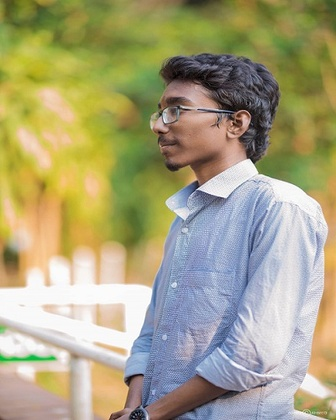
%> input picture Assignment 2/A2_160204045_Dipesh_RGB.jpg, 336 x 420 px, shrunk from 400 x 500 before the run, given in place of 2+.jpg, which was not available
$ octave Untitled.m   (GNU Octave 9; MATLAB toolbox functions it lacks are replaced by stand-ins)
%> lines starting %> are read from the running program, lines starting %| are printed output that depends on the picture; pictures that were not available may be replaced by others from this repository, and a replacement may not be noted
%Read Images
Image=imread('2+.jpg');
%> Image is the input picture: size 420x336x3 uint8; mean R, G, B 168, 162.6, 126.8
imtool(Image);
%Covert to grayscale
I=rgb2gray(Image);
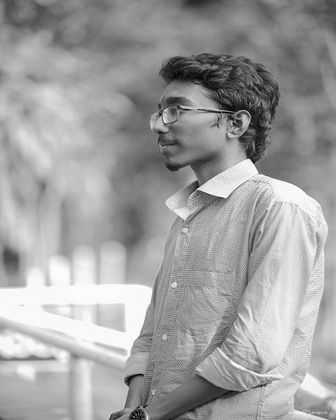
%> I: size 420x336 uint8; min 0, max 255, mean 160.1
figure;
imshow(I);
[row,col]=size(I);
%> row = 420; col = 336
P=zeros(1,256);
p=zeros(1,256);
Q=zeros(1,256);
z=zeros(1,256);
a=zeros(1,256);
C=zeros(1,256);

%calculate and plot histogram

for i=1:row
    for j=1:col
               temp=I(i,j)+1;
               P(temp)=P(temp)+1;
    end
end
%> after the loop, P = 256 values, max 2003 at index 249, min 0 at index 256, mean 551.2


figure;
bar(P);
title('Hist plot')
xlabel('1 to 256 pixel values')
ylabel('frequency')
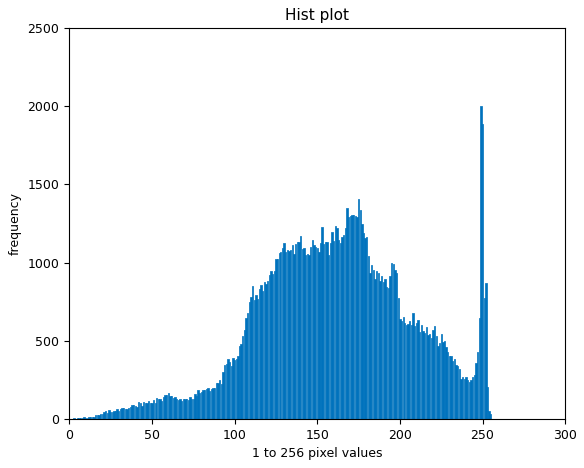
%> figure redrawn from the program's plot data; tallest bar 2003 high, from x = 248.6 to 249.4
%input from user gamma value
Y=input('Enter Gamma Value:');
%> the answer given: 2

D=im2double(I);
[row,col]=size(D);
X=(zeros(row,col));
c=1.5

%Applying power law transfromation

for i=1:row
    for j=1:col
        X(i,j)=c*(D(i,j).^Y);
    end
end
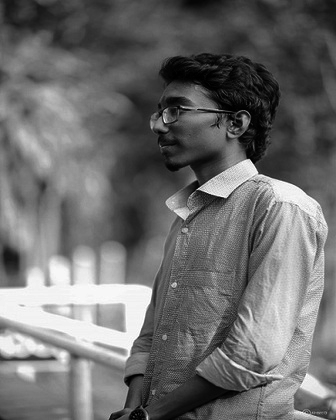
%> X: size 420x336 double; min 0, max 1.5, mean 0.643; drawn with min black and max white
figure;
imshow(X);
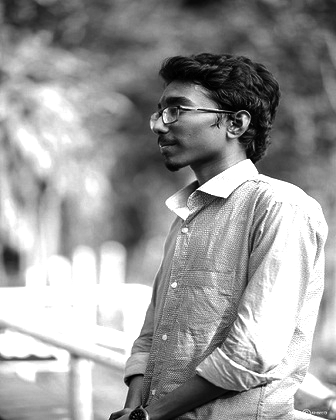
%> displayed picture: size 420x336, on the screen's scale of 0 to 255; min 0, max 255, mean 153.9
X=uint8(X);
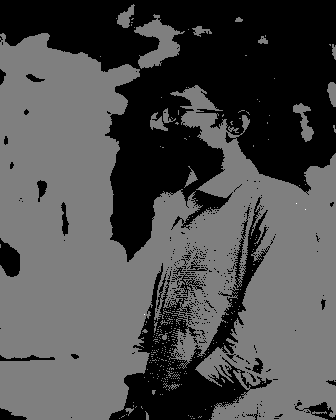
%> X: size 420x336 uint8; min 0, max 2, mean 0.604; drawn with min black and max white

n=row*col;
%> n = 141120
pdf=zeros(1,256);
for i=1:256
    pdf(i)= p(i)/n;
end
%> after the loop, pdf = 256 values from 0 to 0

cdf=zeros(1,256);
cdf(1)=pdf(1);
for i=2:256
    cdf(i)=cdf(i-1)+pdf(i);
end
%> after the loop, cdf = 256 values from 0 to 0


filter=zeros(1,256);
for i=1:256
    filter(i)=round(255*cdf(i));
end
%> after the loop, filter = 256 values from 0 to 0

n_img=uint8(zeros(row,col));
for i=1:row
    for j=1:col
        t=X(i,j)+1;
        n_img(i,j)= filter(t);
    end
end
%> n_img: size 420x336 uint8; every value is 0

hist1=zeros(1,256);
for i=1:row
    for j=1:col
        t=n_img(i,j)+1;
        hist1(t)= hist1(t)+1;
    end
end
%> after the loop, hist1 = 256 values, max 141120 at index 1, min 0 at index 2, mean 551.2

% [9 lines of commented-out code are left out]
figure;
bar(hist1);
title('Hist plot')
xlabel('1 to 256 pixel values')
ylabel('frequency')
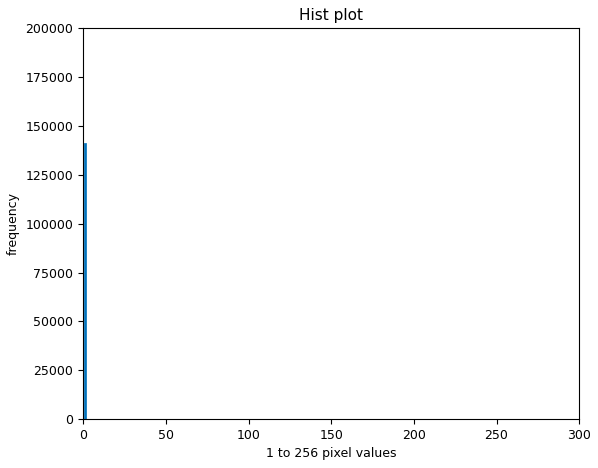
%> figure redrawn from the program's plot data; tallest bar 141120 high, from x = 0.6 to 1.4
